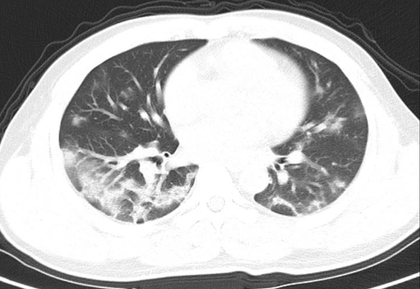
%> input picture imageMasking/Covid19Pos-LungCT_2.png, 420 x 289 px, shrunk from 727 x 500 before the run
$ octave segmentinglung.m   (GNU Octave 9; MATLAB toolbox functions it lacks are replaced by stand-ins)
%> lines starting %> are read from the running program, lines starting %| are printed output that depends on the picture; in (x1, y1, x2, y2) boxes, pixels count from 0 and x2, y2 are one past the last pixel; in counts of white or black regions, pixels touching at a corner belong together; the program's own positions count from 1
clear
lung = imread("Covid19Pos-LungCT_2.png");
%> lung is the input picture: size 289x420x3 uint8; min 25, max 255, mean 181.4
gray =rgb2gray(lung);
figure(1)
imshow(gray)
% imhist(image)
imageSize = size(gray);
%> imageSize = [289 420]
sizeX = imageSize(1);
%> sizeX = 289
sizeY =imageSize(2);
%> sizeY = 420
mask = zeros(sizeX, sizeY);
for i = 1:sizeX
    for j = 1:sizeY
        if lung(i, j) < 70
            mask(i, j) = 0;
        else
            mask(i, j) = 255;
        end
    end
end
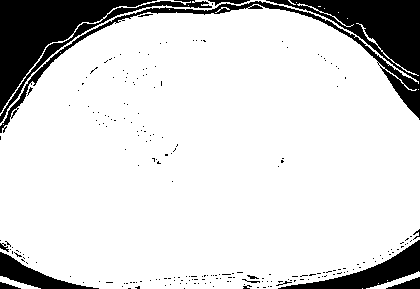
%> mask: size 289x420 double; 84.4% white; 220 black regions (206 under 20 px), largest, box (x1, y1, x2, y2) and area: (0, 0, 420, 133) 7589, (0, 0, 212, 123) 6974, (278, 240, 420, 289) 2094
figure(2)
imshow(mask)

%%applying mask
maskedImage = bsxfun(@times, mask, cast(lung, 'like',  mask));
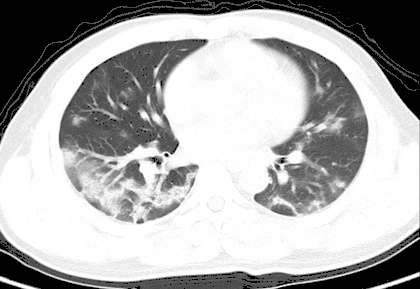
%> maskedImage: size 289x420x3 double; min 0, max 65025, mean 44343.5; drawn with min black and max white
figure(3)
imshow(maskedImage)

subtracted = imsubtract(im2uint8(mask), gray);
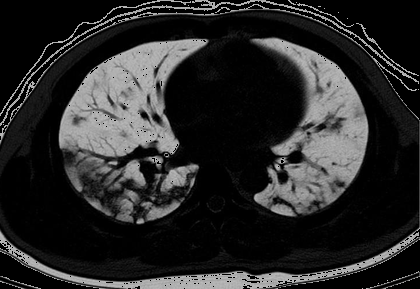
%> subtracted: size 289x420 uint8; min 0, max 185, mean 41.4
figure(4)
imshow(subtracted)

$ run again, with imageMasking/Covid19Pos-LungCT.png copied over imageMasking/Covid19Pos-LungCT_2.png
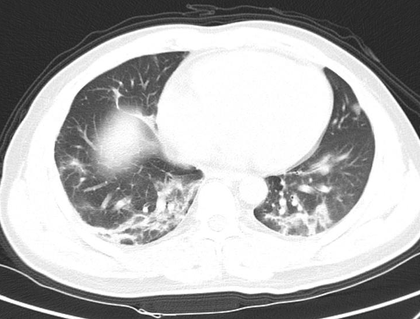
%> input picture imageMasking/Covid19Pos-LungCT.png, 420 x 319 px, shrunk from 725 x 551 before the run
%> lung is the input picture: size 319x420x3 uint8; min 25, max 255, mean 173.6
%> after the loop `for i = 1:sizeX`:
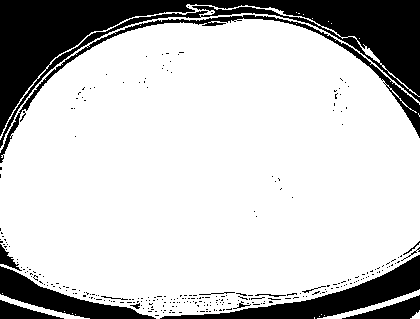
%> mask: size 319x420 double; 78.2% white; 278 black regions (263 under 20 px), largest, box (x1, y1, x2, y2) and area: (0, 0, 420, 148) 17349, (160, 255, 420, 319) 4183, (0, 266, 156, 319) 2658
%> `subtracted = imsubtract(im2uint8(mask), gray);`:
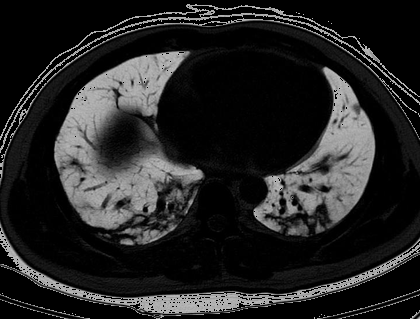
%> subtracted: size 319x420 uint8; min 0, max 185, mean 36.5

$ run again, with imageMasking/original.jpg saved as imageMasking/Covid19Pos-LungCT_2.png
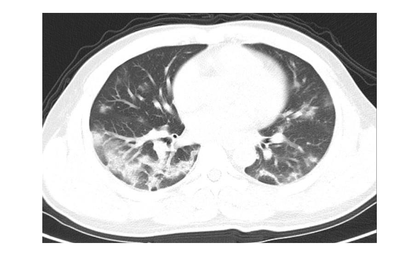
%> input picture imageMasking/original.jpg, 420 x 272 px, shrunk from 913 x 591 before the run
%> lung is the input picture: size 272x420x3 uint8; min 25, max 255, mean 205.3
%> after the loop `for i = 1:sizeX`:
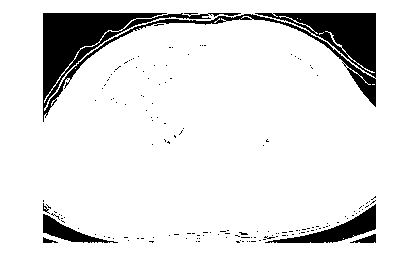
%> mask: size 272x420 double; 89.8% white; 154 black regions (148 under 20 px), largest, box (x1, y1, x2, y2) and area: (43, 13, 376, 122) 9142, (265, 204, 376, 243) 1288, (43, 214, 118, 243) 711, (350, 234, 376, 243) 123, (43, 237, 58, 243) 46, (43, 203, 50, 214) 26
%> `subtracted = imsubtract(im2uint8(mask), gray);`:
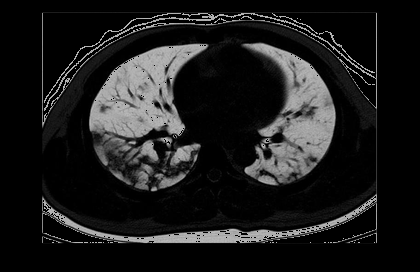
%> subtracted: size 272x420 uint8; min 0, max 185, mean 28.5
